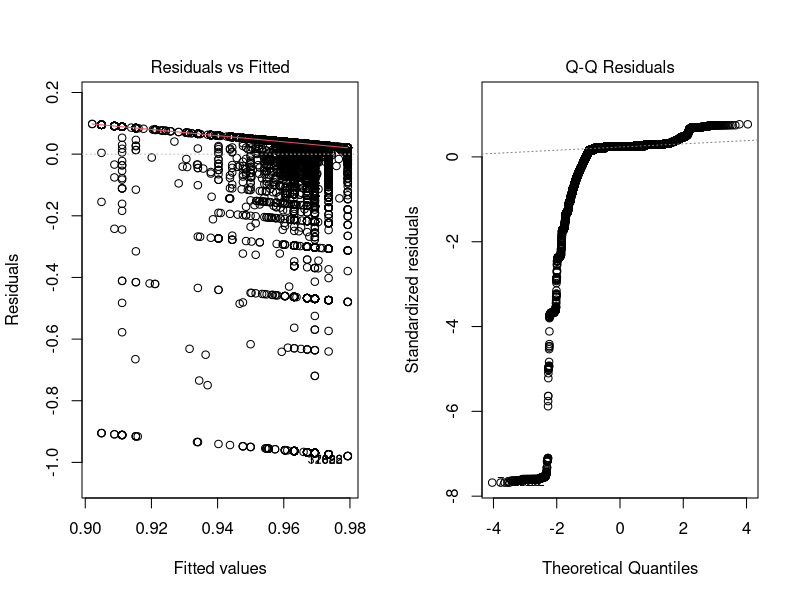
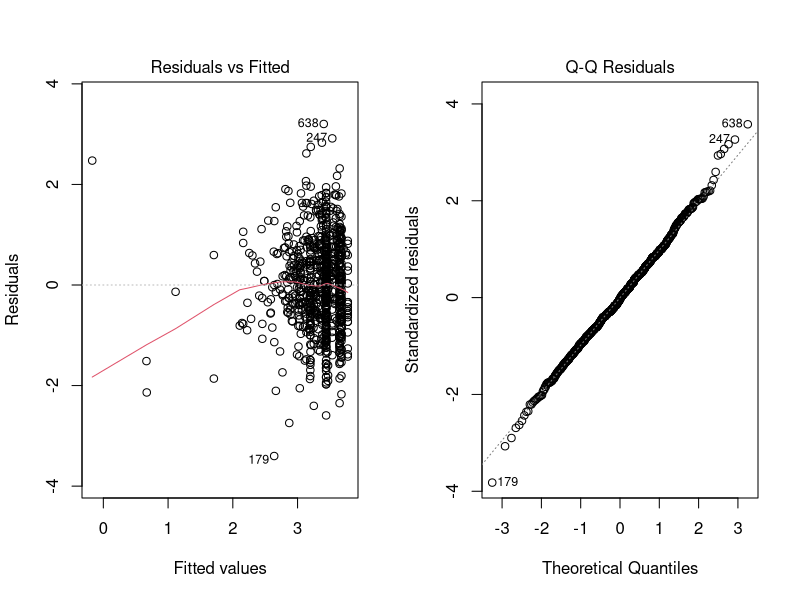

Generate these figures, in order, with R:
setwd("~/STATS_5101_Project")

library(fastDummies)
library(dplyr)
library(tidyr)

h1b_2021 = read.csv("data/h-1b-data-export-2021.csv")
h1b_2022 = read.csv("data/h-1b-data-export-2022.csv")
h1b_2023 = read.csv("data/h-1b-data-export-2023.csv")

h1b_all <- rbind(h1b_2021, h1b_2022, h1b_2023)

# Get top 5 states by total H1B applications
top5_states <- h1b_all %>%
  group_by(State) %>%
  summarise(total = sum(Initial.Approval + Initial.Denial, na.rm = TRUE)) %>%
  arrange(desc(total)) %>%
  slice(1:5) %>%
  pull(State)

# Create a column that labels state as top 5 or "Other"
h1b_all <- h1b_all %>%
  mutate(Top_state = ifelse(State %in% top5_states, State, "Other"))

# One-hot encode
h1b_all <- dummy_cols(h1b_all, 
                      select_columns = "Top_state", 
                      remove_first_dummy = FALSE,   # keep all 6 columns
                      remove_selected_columns = TRUE)  # drop original Top_state

# Check for multicolinearity
cor(h1b_all[, c("Initial.Approval", "Initial.Denial", "Continuing.Approval")], 
    use = "complete.obs")

# Create an approval rate instead
h1b_all <- h1b_all %>%
  mutate(Total_application = Initial.Approval + Initial.Denial,
         Approval_rate = Initial.Approval / Total_application)

h1b_all <- h1b_all %>%
  mutate(Continuing_application = Continuing.Approval + Continuing.Denial,
         Continuing_approval_rate = Continuing.Approval / Continuing_application)

# Remove rows with very few total applications (unreliable rates)
h1b_clean <- h1b_all %>%
  filter(Total_application >= 10,         
         Continuing_application >= 10)

model <- lm(Continuing_approval_rate ~ Top_state_CA + Top_state_IL + 
            Top_state_MD + Top_state_NJ + Top_state_TX +
            Approval_rate, data = h1b_all)

pdf("figures/linear_regression_first_model_diagnostic_plots.pdf", width = 8, height = 4)
par(mfrow = c(1, 2))
plot(model, which = c(1, 2))
dev.off()

# Log-transformation
h1b_clean <- h1b_clean %>%
  filter(Continuing_approval_rate > 0 & Continuing_approval_rate < 1)

h1b_clean <- h1b_clean %>%
  mutate(logit_rate = log(Continuing_approval_rate / (1 - Continuing_approval_rate)))

model_final <- lm(logit_rate ~ Top_state_CA + Top_state_IL + 
                  Top_state_MD + Top_state_NJ + Top_state_TX +
                  Approval_rate, data = h1b_clean)

pdf("figures/linear_regression_log_model_diagnostic_plots.pdf", width = 8, height = 4)
par(mfrow = c(1, 2))
plot(model_final, which = c(1, 2))
dev.off()

# Results
summary(model_final)
